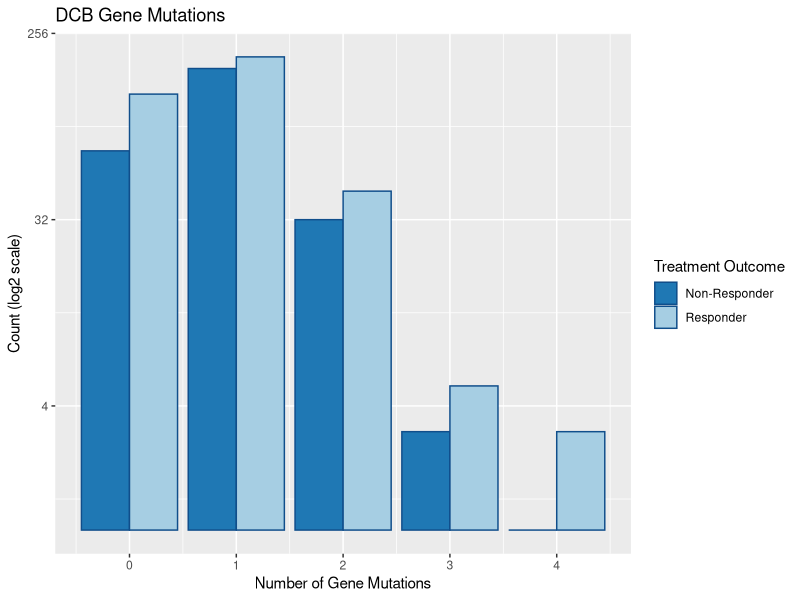
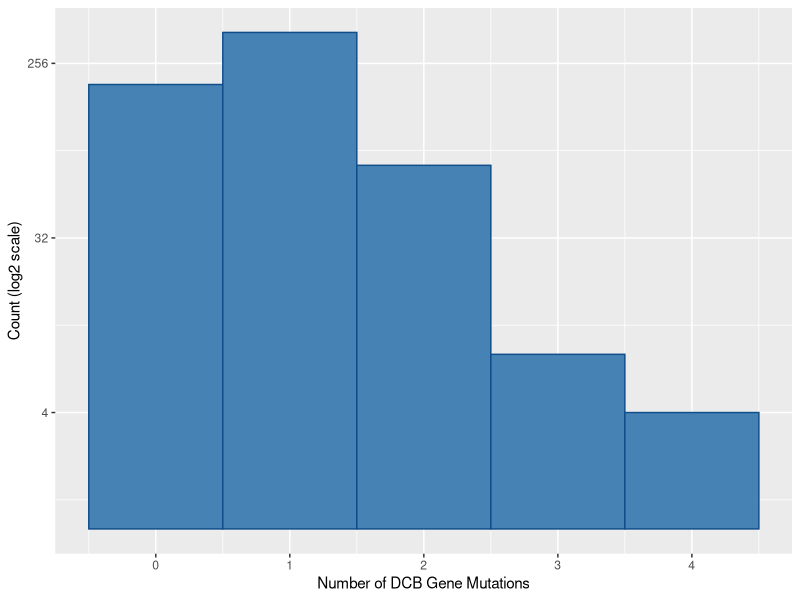
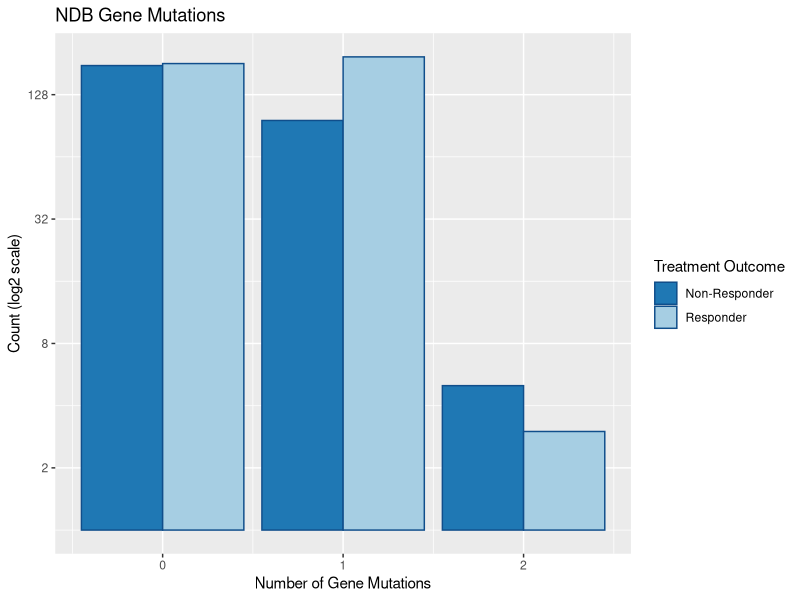
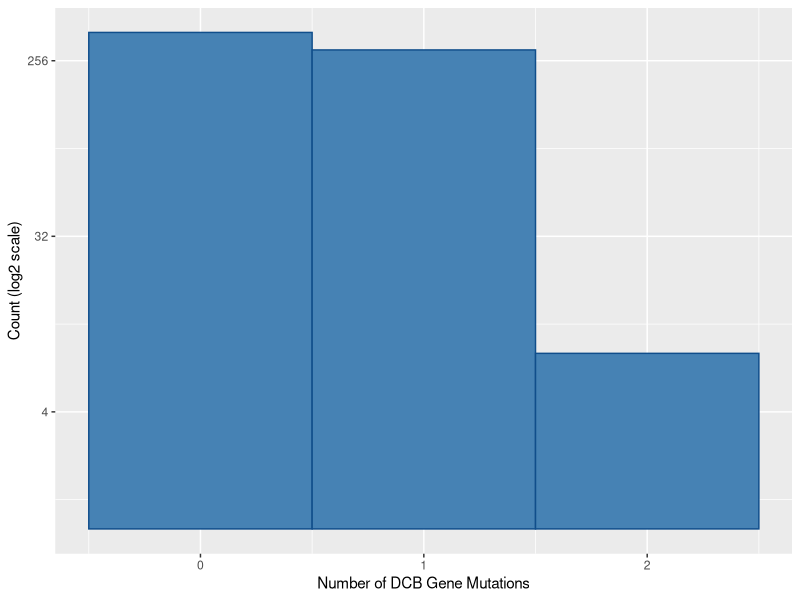
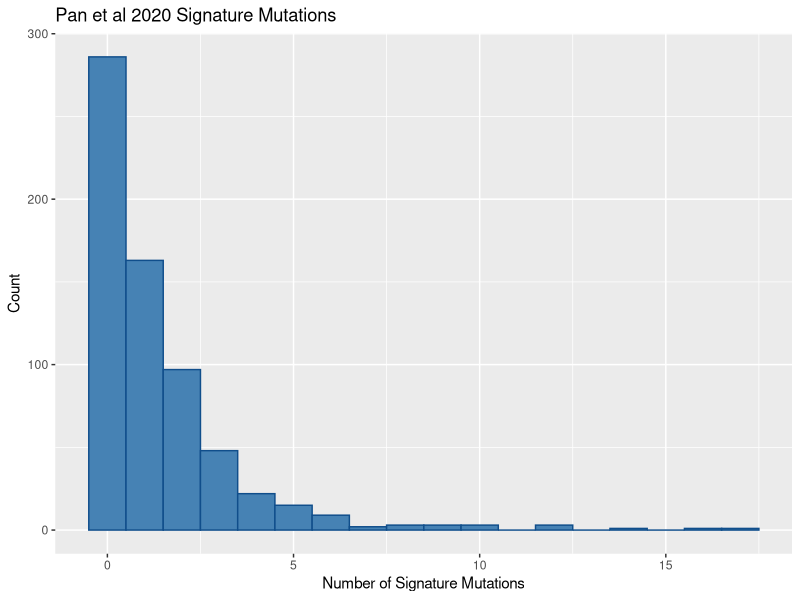
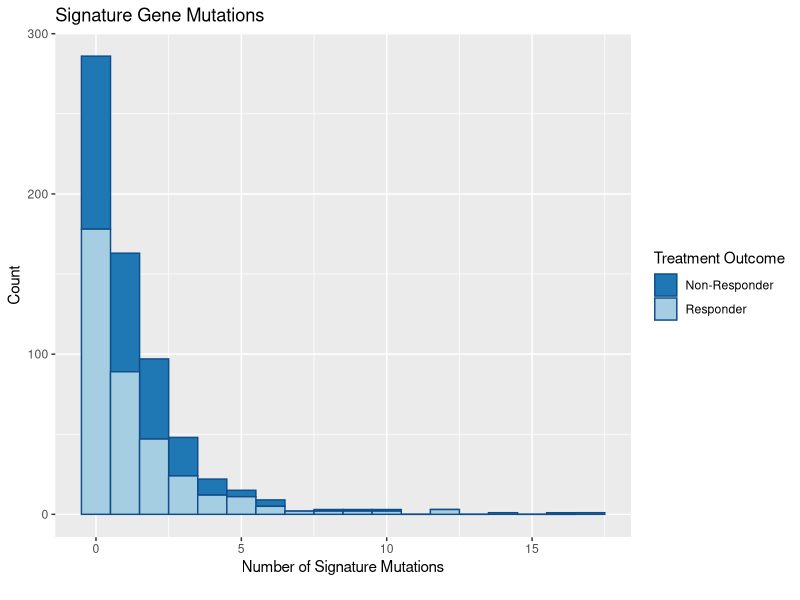
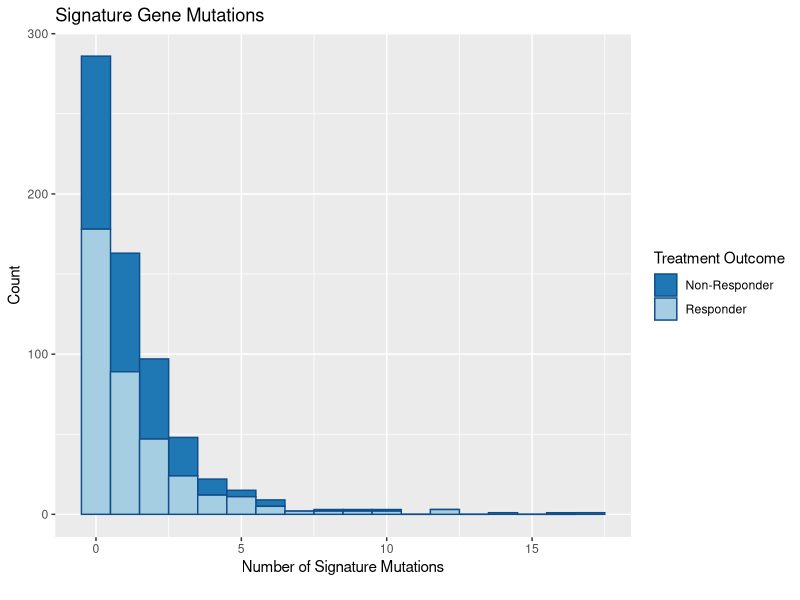
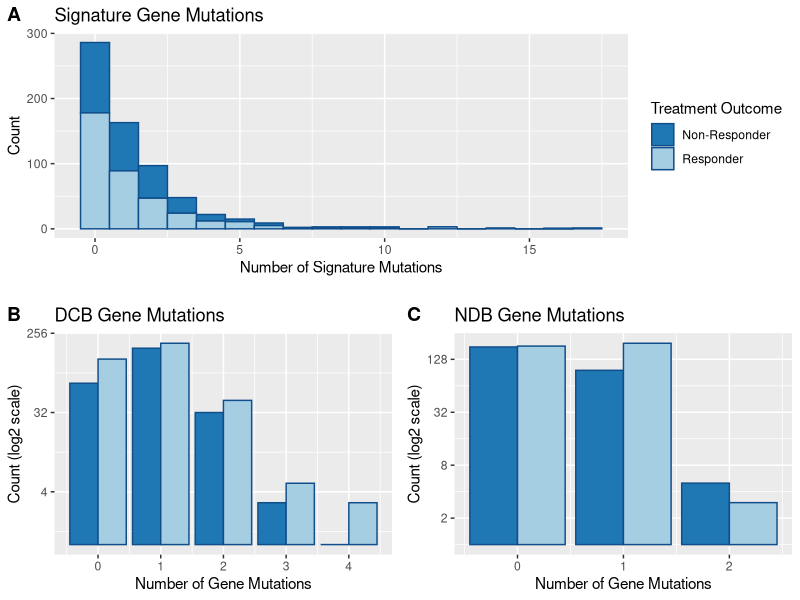

Write the R code that produced these figures, in order.
#=================================================================================
# LOAD LIBRARIES & READ FILES
# DEV: Read total_df from summary statistics instead...
#=================================================================================
library(ggplot2)
library(ggpubr)
library(dplyr)
library(tidyverse)


# Set working directory (also place data to read in working directory).
WORK_DIR <- "/Users/davidlord/Documents/External_data/script_running"
setwd(WORK_DIR)

# Read data file
total_df <- read.delim("Features_engineered_control_included.tsv", stringsAsFactors = FALSE)
# Remove control cohort
unique(total_df$Study_ID)
temp_df <- total_df %>% filter(Study_ID != "Model_Control")
unique(temp_df$Study_ID)



#=======================================================================  
# GENES ASSOCIATED WITH BENEFICIAL TREATMENT OUTCOME
#=======================================================================

# Create temporary df
dcb_df <- temp_df %>% select(Study_ID, Treatment_Outcome, DCB_genes)

# BARPLOTS RESPONDERS VS NON-RESPONDERS
#----------------------------------------
dcb_bar <- dcb_df %>% ggplot(aes(x = DCB_genes, fill = Treatment_Outcome)) +
  geom_bar(color = "dodgerblue4", position = position_dodge()) +
  scale_fill_brewer(palette = "Paired", direction = -1) +
  scale_y_continuous(trans = "log2") +
  labs(y = "Count (log2 scale)", x = "Number of Gene Mutations", 
       fill = "Treatment Outcome", title = "DCB Gene Mutations")
dcb_bar

# HISTOGRAM 
#------------
dcb_hist <- dcb_df %>% ggplot(aes(x = DCB_genes)) +
  geom_histogram(binwidth = 1, color = "dodgerblue4", fill = "steelblue") +
  scale_y_continuous(trans = "log2") +
  labs(y = "Count (log2 scale)", x = "Number of DCB Gene Mutations")
dcb_hist





#=======================================================================  
# GENES ASSOCIATED WITH UNBENEFICIAL TREATMENT OUTCOME
#=======================================================================

# Create temporary df
ndb_df <- temp_df %>% select(Study_ID, Treatment_Outcome, NDB_genes)

# BARPLOTS RESPONDERS VS NON-RESPONDERS
#----------------------------------------
ndb_bar <- ndb_df %>% ggplot(aes(x = NDB_genes, fill = Treatment_Outcome)) +
  geom_bar(color = "dodgerblue4", position = position_dodge()) +
  scale_fill_brewer(palette = "Paired", direction = -1) +
  scale_y_continuous(trans = "log2") +
  labs(y = "Count (log2 scale)", x = "Number of Gene Mutations", 
       fill = "Treatment Outcome", title = "NDB Gene Mutations")
ndb_bar

# HISTOGRAM
#-----------
ndb_hist <- ndb_df %>% ggplot(aes(x = NDB_genes)) +
  geom_histogram(binwidth = 1, color = "dodgerblue4", fill = "steelblue") +
  scale_y_continuous(trans = "log2") +
  labs(y = "Count (log2 scale)", x = "Number of DCB Gene Mutations")
ndb_hist




#=======================================================================  
# PAN ET AL 2020 MUTATIONS
#=======================================================================

temp_df %>% ggplot(aes(x = Pan_2020_muts)) +
  geom_histogram(binwidth = 1, fill = "steelblue", color = "dodgerblue4") +
  labs(x = "Number of Signature Mutations", y = "Count", title = "Pan et al 2020 Signature Mutations")

sig_genes_hist <- temp_df %>% ggplot(aes(x = Pan_2020_muts, fill = Treatment_Outcome)) +
  geom_histogram(binwidth = 1, alpha = 1, color = "dodgerblue4") +
  scale_fill_brewer(palette = "Paired", direction = -1) +
  labs(x = "Number of Signature Mutations\n", y = "Count", 
       fill = "Treatment Outcome", title = "Signature Gene Mutations")
sig_genes_hist


#=======================================================================  
# COMBINE PLOTS
#=======================================================================
# Remove legends
sig_genes_hist
dcb_bar <- dcb_bar + theme(legend.position="none")
ndb_bar <- ndb_bar + theme(legend.position="none")

# Combine barplots and Signature genes histogram
ggarrange(sig_genes_hist, ggarrange(dcb_bar, ndb_bar, ncol = 2, labels = c("B", "C")), nrow = 2, labels = "A")

# Combine NDB gene mutations and DCB gene mutations hist
ggarrange(dcb_hist, ndb_hist)


